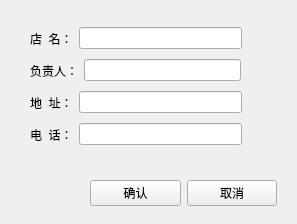
<?xml version="1.0" encoding="UTF-8"?>
<ui version="4.0">
 <class>StoreAddWidget</class>
 <widget class="QWidget" name="StoreAddWidget">
  <property name="geometry">
   <rect>
    <x>0</x>
    <y>0</y>
    <width>297</width>
    <height>224</height>
   </rect>
  </property>
  <property name="windowTitle">
   <string>添加</string>
  </property>
  <widget class="QWidget" name="layoutWidget">
   <property name="geometry">
    <rect>
     <x>30</x>
     <y>26</y>
     <width>212</width>
     <height>25</height>
    </rect>
   </property>
   <layout class="QHBoxLayout" name="horizontalLayout">
    <item>
     <widget class="QLabel" name="StoreName_label">
      <property name="text">
       <string>店  名：</string>
      </property>
     </widget>
    </item>
    <item>
     <widget class="QLineEdit" name="StoreName_lineEdit"/>
    </item>
   </layout>
  </widget>
  <widget class="QWidget" name="layoutWidget_2">
   <property name="geometry">
    <rect>
     <x>30</x>
     <y>58</y>
     <width>211</width>
     <height>25</height>
    </rect>
   </property>
   <layout class="QHBoxLayout" name="horizontalLayout_2">
    <item>
     <widget class="QLabel" name="StoreLeader_label">
      <property name="text">
       <string>负责人：</string>
      </property>
     </widget>
    </item>
    <item>
     <widget class="QLineEdit" name="StoreLeader_lineEdit"/>
    </item>
   </layout>
  </widget>
  <widget class="QWidget" name="layoutWidget_3">
   <property name="geometry">
    <rect>
     <x>30</x>
     <y>122</y>
     <width>212</width>
     <height>25</height>
    </rect>
   </property>
   <layout class="QHBoxLayout" name="horizontalLayout_4">
    <item>
     <widget class="QLabel" name="StoreTel_label">
      <property name="text">
       <string>电  话：</string>
      </property>
     </widget>
    </item>
    <item>
     <widget class="QLineEdit" name="StoreTel_lineEdit"/>
    </item>
   </layout>
  </widget>
  <widget class="QWidget" name="layoutWidget_4">
   <property name="geometry">
    <rect>
     <x>30</x>
     <y>90</y>
     <width>212</width>
     <height>25</height>
    </rect>
   </property>
   <layout class="QHBoxLayout" name="horizontalLayout_3">
    <item>
     <widget class="QLabel" name="StoreAddress_label">
      <property name="text">
       <string>地  址：</string>
      </property>
     </widget>
    </item>
    <item>
     <widget class="QLineEdit" name="StoreAddress_lineEdit"/>
    </item>
   </layout>
  </widget>
  <widget class="QWidget" name="">
   <property name="geometry">
    <rect>
     <x>90</x>
     <y>180</y>
     <width>187</width>
     <height>26</height>
    </rect>
   </property>
   <layout class="QHBoxLayout" name="horizontalLayout_5">
    <item>
     <widget class="QPushButton" name="Confirm_pushButton">
      <property name="text">
       <string>确认</string>
      </property>
     </widget>
    </item>
    <item>
     <widget class="QPushButton" name="Cancel_pushButton">
      <property name="text">
       <string>取消</string>
      </property>
     </widget>
    </item>
   </layout>
  </widget>
 </widget>
 <resources/>
 <connections/>
</ui>
